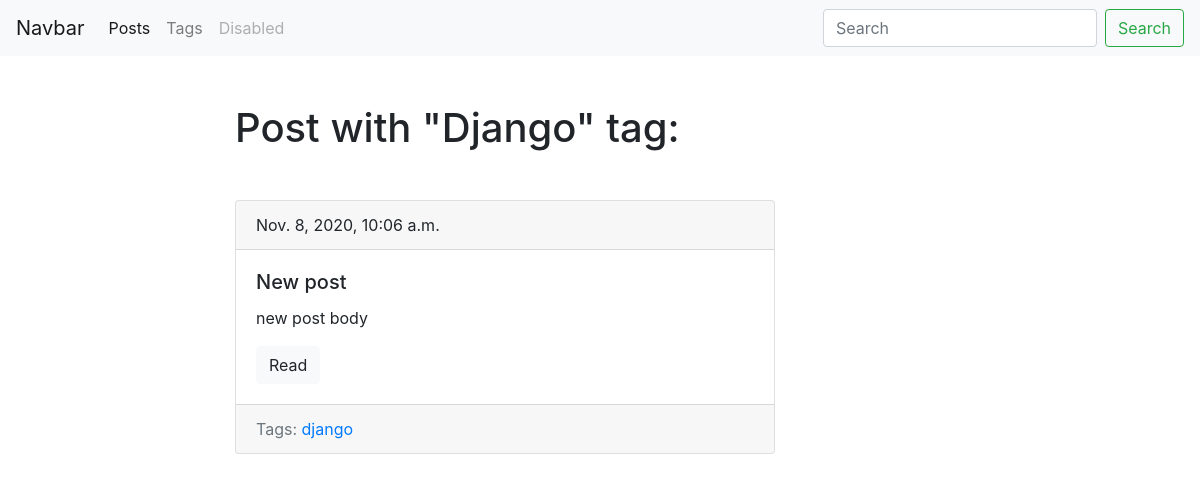
Screenshot of /blog/tag/django/ with the database file from the repository.
### blog/models.py (models this page shows, shortened)
class Tag(models.Model):
    title = models.CharField(max_length=50)
    slug = models.SlugField(max_length=50, unique=True)
    def get_absolute_url(self):
        return reverse('tag_detail_url', kwargs={'slug': self.slug})

class Post(models.Model):
    title = models.CharField(max_length=150, db_index=True)
    slug = models.SlugField(max_length=150, blank=True, unique=True)
    body = models.TextField(blank=True, db_index=True)
    tags = models.ManyToManyField('Tag', blank=True, related_name='posts')
    date_pub = models.DateTimeField(auto_now_add=True)
    def get_absolute_url(self):
        return reverse('post_detail_url', kwargs={'slug': self.slug})

### blog/views.py (the view)
# urls.py: path('tag/<str:slug>/', TagDetail.as_view(), name='tag_detail_url'),
class TagDetail(ObjectDetailMixin, View):
    model = Tag
    template = 'blog/tag_detail.html'

### blog/utils.py (called while the page is built)
    def get(self, request, slug):
        obj = get_object_or_404(self.model, slug__iexact=slug)
        return render(request, self.template, context={self.model.__name__.lower(): obj})

### blog/templates/blog/tag_detail.html (shortened to what this page needs)
{% extends 'base.html' %}
{% block content %}
    <h1 class="mb-5">Post with "{{ tag.title|title }}" tag:</h1>
    {% for post in tag.posts.all %}
        {% include 'blog/includes/post_card_template.html/' %}
    {% endfor %}
{% endblock %}

### blog/templates/blog/includes/post_card_template.html
<div class="card" mb-4>
    <div class="card-header">
        {{ post.date_pub}}
    </div>
    <div class="card-body">
        <h5 class="card-title">{{ post.title }}</h5>
        <p class="card-text">{{ post.body|truncatewords:15 }}</p>
        <a href="{{ post.get_absolute_url }}" class="btn btn-light">Read</a>
    </div>
    <div class="card-footer text-muted">
        Tags:
        {% for tag in post.tags.all %}
            <a href="{{ tag.get_absolute_url }}">{{ tag.title }}</a>
        {% endfor %}
    </div>
</div>

### rows the page displays
Tag: title "Django", title "django"
Post: date_pub "Nov. 8, 2020, 10:06 a.m.", title "New post", body "new post body"
